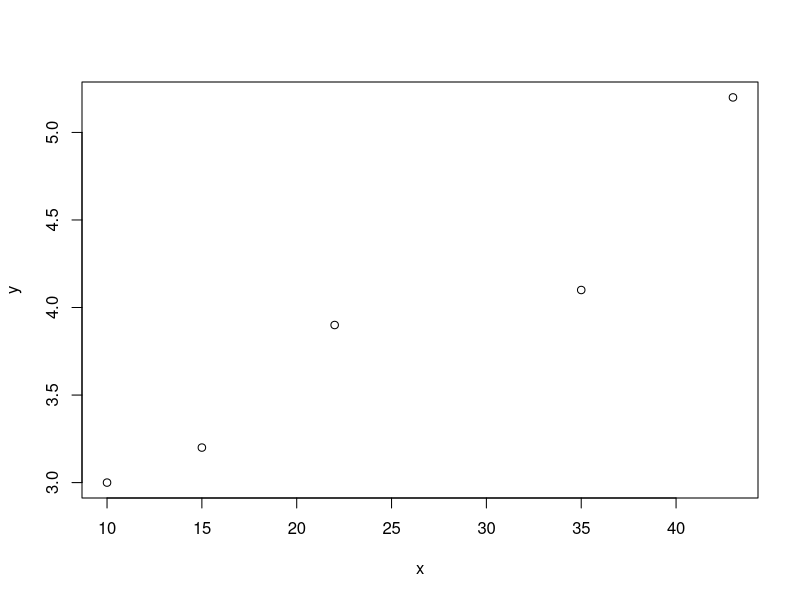
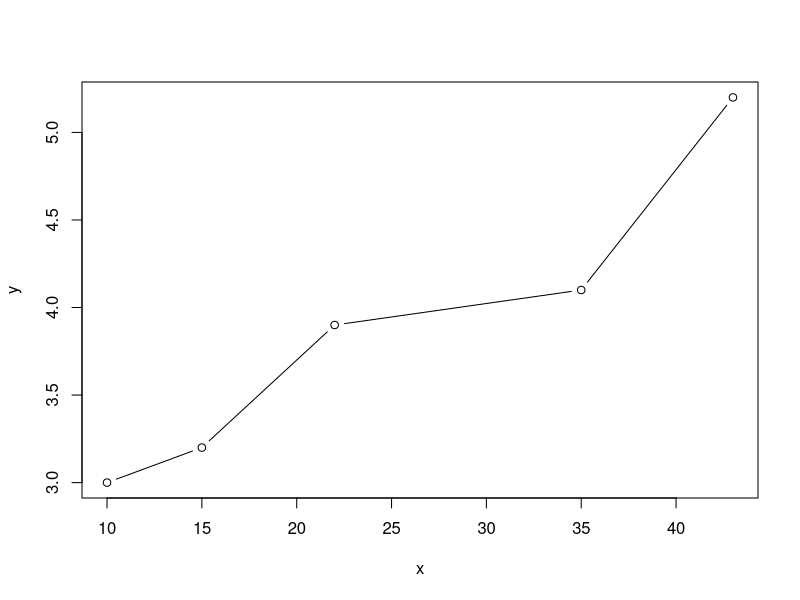

Write the R code that produced these figures, in order. (Note: this script raises an error after producing the figures.)
# Usage: Rscript --vanilla scripts/my_analysis_chapter2_dna2.R >& log.$(date +%F).txt

# https://github.com/haruosuz/r4bioinfo/blob/master/R_Avril_Coghlan/README.md#dna-sequence-statistics-2

# A little more introduction to R
x <- 100
log10(x)
myvector <- c(30,16,303,99,11,111)
mean(myvector)
myvector[3]

cat("# seq\n")
seq(1, 100, by = 1)
seq(1, 100, by = 2)

cat("# for\n")
for (i in 1:10) { print (i*i) }

avector <- c(2, 9, 100, 133)
for (i in avector) { print (i*i) }

for (i in seq(1, 10, by = 2)) { print (i*i) }

cat("# plot\n")
myvector1 <- c(10, 15, 22, 35, 43)
myvector2 <- c(3, 3.2, 3.9, 4.1, 5.2)
plot(myvector1, myvector2, xlab="x", ylab="y")
plot(myvector1, myvector2, xlab="x", ylab="y", type="b")

cat("# function\n")
myfunction <- function(x) { return(20 + (x*x)) }
myfunction(10)
myfunction(25)
myfunction

cat("# comment\n")
x <- 100
log10(x) # Finds the log to the base 10 of variable x.

# Reading sequence data with SeqinR
library("seqinr")                           # Load the SeqinR package.
dengue <- read.fasta(file = "den1.fasta")   # Read in the file "den1.fasta".
# dengue <- read.fasta(file = "http://togows.org/entry/nucleotide/NC_001477.fasta")
dengueseq <- dengue[[1]]                    # Put the sequence in a vector called "dengueseq".
dengueseq[452:535]

cat("# Local variation in GC content\n")
GC(dengueseq)

cat("# A sliding window analysis of GC content\n")
GC(dengueseq[1:2000])
GC(dengueseq[2001:4000])
GC(dengueseq[4001:6000])
GC(dengueseq[6001:8000])
GC(dengueseq[8001:10000])
GC(dengueseq[10001:10735])

cat("# A sliding window plot of GC content\n")
# install.packages('zoo')
library(zoo)
windowsize <- 300
x <- seq(from = 1, to = length(dengueseq)-windowsize, by = windowsize)
y <- rollapply(data = dengueseq, width = windowsize, by = windowsize, FUN = GC)
plot(x, y, type="b", xlab="Position (bp)", ylab="GC content")

cat("# Over-represented and under-represented DNA words\n")
count(dengueseq, 2)

count(dengueseq, 1) # Get the number of occurrences of 1-nucleotide DNA words
2770/(3426+2240+2770+2299) # Get fG
2240/(3426+2240+2770+2299) # Get fC
count(dengueseq, 2) # Get the number of occurrences of 2-nucleotide DNA words
500/(1108+720+890+708+901+523+261+555+976+500+787+507+440+497+832+529) # Get fGC
0.04658096/(0.2580345*0.2086633) # Get rho(GC)

rho(dengueseq, wordsize = 2)

# Create tests
x <- s2c("atgc"); rho(x, wordsize = 2)

# 
Sys.time()
sessionInfo()
